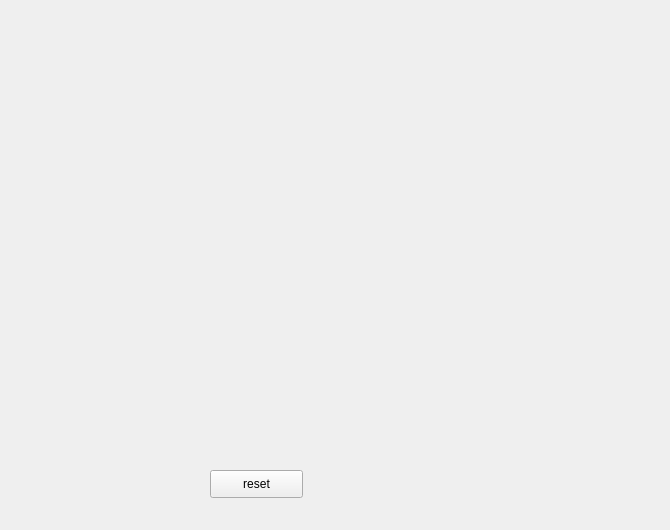
<?xml version="1.0" encoding="UTF-8"?>
<ui version="4.0">
 <class>Widget</class>
 <widget class="QWidget" name="Widget">
  <property name="geometry">
   <rect>
    <x>0</x>
    <y>0</y>
    <width>670</width>
    <height>530</height>
   </rect>
  </property>
  <property name="windowTitle">
   <string>Widget</string>
  </property>
  <widget class="board" name="chessBoard" native="true">
   <property name="geometry">
    <rect>
     <x>39</x>
     <y>19</y>
     <width>591</width>
     <height>431</height>
    </rect>
   </property>
  </widget>
  <widget class="QPushButton" name="pushButton">
   <property name="geometry">
    <rect>
     <x>210</x>
     <y>470</y>
     <width>93</width>
     <height>28</height>
    </rect>
   </property>
   <property name="text">
    <string>reset</string>
   </property>
  </widget>
 </widget>
 <layoutdefault spacing="6" margin="11"/>
 <customwidgets>
  <customwidget>
   <class>board</class>
   <extends>QWidget</extends>
   <header location="global">board.h</header>
   <container>1</container>
  </customwidget>
 </customwidgets>
 <resources/>
 <connections/>
</ui>
